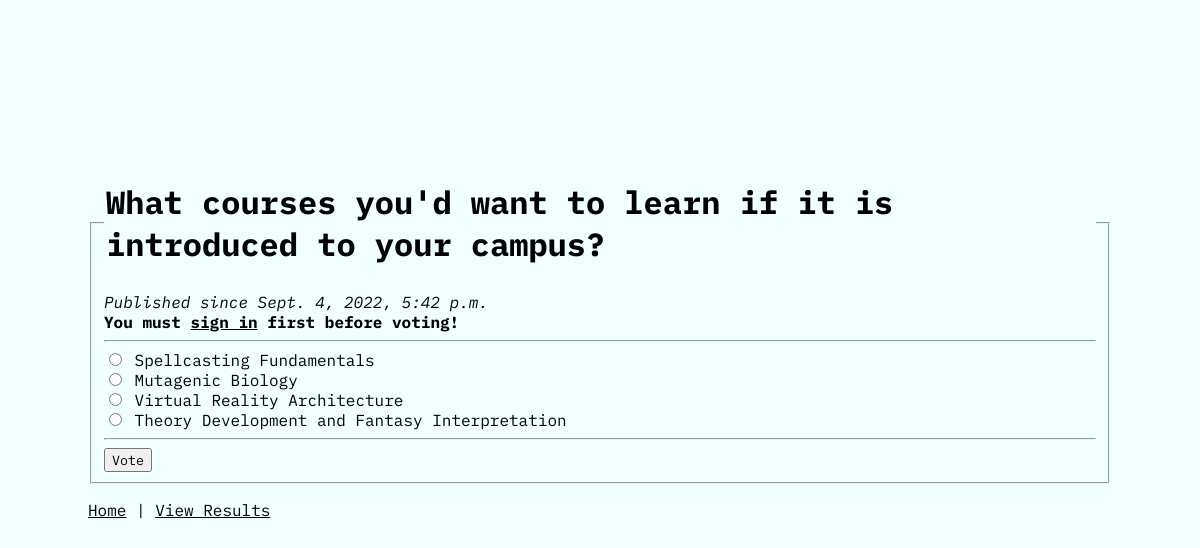
Page /polls/3/ on the committed database.
### polls/models.py (models this page shows, shortened)
class Question(models.Model):
    question_text = models.CharField(max_length=280)
    publish_date = models.DateTimeField("date published")
    end_date = models.DateTimeField("date closed", default=None, null=True, blank=True)
    visibilty = models.BooleanField("poll visibility", default=True)
    def is_published(self):
        if not self.visibilty:
            return False
        return timezone.now() >= self.publish_date
    def can_vote(self):
        if not self.is_published():
            return False
        if not self.end_date:
            return True
        return self.end_date >= timezone.now() >= self.publish_date

class Choice(models.Model):
    question = models.ForeignKey(Question, on_delete=models.CASCADE)
    choice_text = models.CharField(max_length=80)

### polls/views.py (the view, shortened to what this page needs)
# urls.py: path("<int:pk>/", views.DetailsView.as_view(), name="details"),
class DetailsView(generic.DetailView):
    model = Question
    template_name = "polls/details.html"
    def dispatch(self, request, *args, **kwargs):
        self.question_id = kwargs["pk"]
        question = Question.objects.get(pk=self.question_id)
        if not question.is_published():
            raise Http404("Question is unpublished")
        if not question.can_vote():
            return redirect("polls:results", pk=self.question_id)
        return super(DetailsView, self).dispatch(request, *args, **kwargs)
    def get_context_data(self, **kwargs):
        question = Question.objects.get(pk=self.question_id)
        context = super().get_context_data(**kwargs)
        user = self.request.user
        return context
    def get_queryset(self):
        return Question.objects.filter(id__in=get_published())

### polls/views.py (called while the page is built)
def get_published():
    questions = Question.objects.all()
    return [q.id for q in questions if q.is_published()]

### polls/templates/polls/details.html (shortened to what this page needs)
{% load static %}
<html lang="en_US">
<head>
    <link rel="stylesheet" href="{% static 'polls/style.css' %}">
</head>
<body>
    <div class="container">
        <form action="{% url 'polls:vote' question.id %}" method="post">
            <fieldset>
                <legend>
                    <h1>{{ question.question_text }}</h1>
                </legend>
                <i>Published since {{ question.publish_date }}</i>
                {% if user.is_authenticated %}
                <br>Voting as {{ user.username }}
                {% else %}
                <br><b>You must <a href="/accounts/login/?next={% url 'polls:details' question.id %}">sign in</a> first
                    before voting!</b>
                {% endif %}
                <hr class="solid">
                {% for choice in question.choice_set.all %}
                {% if choice.choice_text == selected_choice %}
                <input type="radio" checked="true" name="choice" id="choice{{ forloop.counter }}"
                    value="{{ choice.id }}">
                {% else %}
                <input type="radio" name="choice" id="choice{{ forloop.counter }}" value="{{ choice.id }}">
                {% endif %}
                <label for="choice{{ forloop.counter }}">{{ choice.choice_text }}</label><br />
                {% endfor %}
                <hr class="solid">
                <button type="submit">Vote</button>
            </fieldset>
        </form>
        <a href="{% url 'polls:index' %}">Home</a> | <a href="{% url 'polls:results' question.id %}">View Results</a>
    </div>
</body>
</html>

### polls/static/polls/style.css (style rules this page uses)
body { font-family: 'IBM Plex Mono', monospace; background-color: azure; }
a { color: black; }
div.container { margin: 10rem 5rem; }
button { font-family: 'IBM Plex Mono', monospace; }

### rows in the picture
Question: question_text "What courses you'd want to learn if it is introduced to your campus?", publish_date "Sept. 4, 2022, 5:42 p.m."
Choice: choice_text "Spellcasting Fundamentals"
Choice: choice_text "Mutagenic Biology"
Choice: choice_text "Virtual Reality Architecture"
Choice: choice_text "Theory Development and Fantasy Interpretation"
